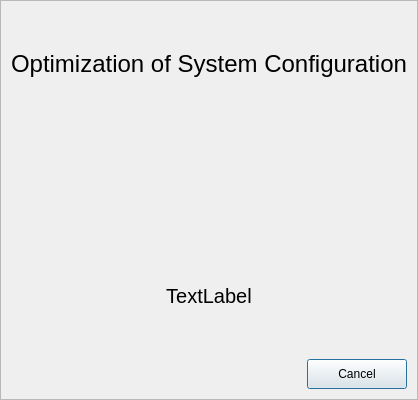
<?xml version="1.0" encoding="UTF-8"?>
<ui version="4.0">
 <class>OptimizationDialog</class>
 <widget class="QDialog" name="OptimizationDialog">
  <property name="geometry">
   <rect>
    <x>0</x>
    <y>0</y>
    <width>400</width>
    <height>400</height>
   </rect>
  </property>
  <property name="windowTitle">
   <string>Dialog</string>
  </property>
  <layout class="QVBoxLayout" name="verticalLayout">
   <property name="spacing">
    <number>0</number>
   </property>
   <property name="leftMargin">
    <number>0</number>
   </property>
   <property name="topMargin">
    <number>0</number>
   </property>
   <property name="rightMargin">
    <number>0</number>
   </property>
   <property name="bottomMargin">
    <number>0</number>
   </property>
   <item>
    <widget class="QFrame" name="dialog_frame">
     <property name="frameShape">
      <enum>QFrame::StyledPanel</enum>
     </property>
     <property name="frameShadow">
      <enum>QFrame::Plain</enum>
     </property>
     <property name="lineWidth">
      <number>0</number>
     </property>
     <layout class="QVBoxLayout" name="verticalLayout_3">
      <property name="spacing">
       <number>10</number>
      </property>
      <property name="leftMargin">
       <number>10</number>
      </property>
      <property name="topMargin">
       <number>10</number>
      </property>
      <property name="rightMargin">
       <number>10</number>
      </property>
      <property name="bottomMargin">
       <number>10</number>
      </property>
      <item>
       <layout class="QHBoxLayout" name="horizontalLayout">
        <property name="spacing">
         <number>0</number>
        </property>
        <item>
         <widget class="QLabel" name="name">
          <property name="font">
           <font>
            <family>Arial</family>
            <pointsize>18</pointsize>
           </font>
          </property>
          <property name="locale">
           <locale language="English" country="UnitedStates"/>
          </property>
          <property name="text">
           <string>Optimization of System Configuration</string>
          </property>
         </widget>
        </item>
        <item>
         <spacer name="horizontalSpacer">
          <property name="orientation">
           <enum>Qt::Horizontal</enum>
          </property>
          <property name="sizeHint" stdset="0">
           <size>
            <width>40</width>
            <height>20</height>
           </size>
          </property>
         </spacer>
        </item>
       </layout>
      </item>
      <item>
       <layout class="QHBoxLayout" name="horizontalLayout_3">
        <item>
         <spacer name="horizontalSpacer_3">
          <property name="orientation">
           <enum>Qt::Horizontal</enum>
          </property>
          <property name="sizeHint" stdset="0">
           <size>
            <width>40</width>
            <height>20</height>
           </size>
          </property>
         </spacer>
        </item>
        <item>
         <widget class="QLabel" name="logo">
          <property name="text">
           <string/>
          </property>
          <property name="pixmap">
           <pixmap resource="osdria_app.qrc">:/icons/img/logo@2x.png</pixmap>
          </property>
         </widget>
        </item>
        <item>
         <spacer name="horizontalSpacer_4">
          <property name="orientation">
           <enum>Qt::Horizontal</enum>
          </property>
          <property name="sizeHint" stdset="0">
           <size>
            <width>40</width>
            <height>20</height>
           </size>
          </property>
         </spacer>
        </item>
       </layout>
      </item>
      <item>
       <layout class="QHBoxLayout" name="horizontalLayout_4">
        <item>
         <widget class="QLabel" name="information_text">
          <property name="font">
           <font>
            <family>Arial</family>
            <pointsize>15</pointsize>
           </font>
          </property>
          <property name="text">
           <string>TextLabel</string>
          </property>
          <property name="alignment">
           <set>Qt::AlignCenter</set>
          </property>
         </widget>
        </item>
       </layout>
      </item>
      <item>
       <layout class="QHBoxLayout" name="horizontalLayout_2">
        <property name="spacing">
         <number>10</number>
        </property>
        <item>
         <spacer name="horizontalSpacer_2">
          <property name="orientation">
           <enum>Qt::Horizontal</enum>
          </property>
          <property name="sizeHint" stdset="0">
           <size>
            <width>40</width>
            <height>20</height>
           </size>
          </property>
         </spacer>
        </item>
        <item>
         <widget class="QPushButton" name="cancel_button">
          <property name="minimumSize">
           <size>
            <width>100</width>
            <height>30</height>
           </size>
          </property>
          <property name="text">
           <string>Cancel</string>
          </property>
          <property name="flat">
           <bool>false</bool>
          </property>
         </widget>
        </item>
       </layout>
      </item>
     </layout>
    </widget>
   </item>
  </layout>
 </widget>
 <resources>
  <include location="osdria_app.qrc"/>
 </resources>
 <connections/>
</ui>
